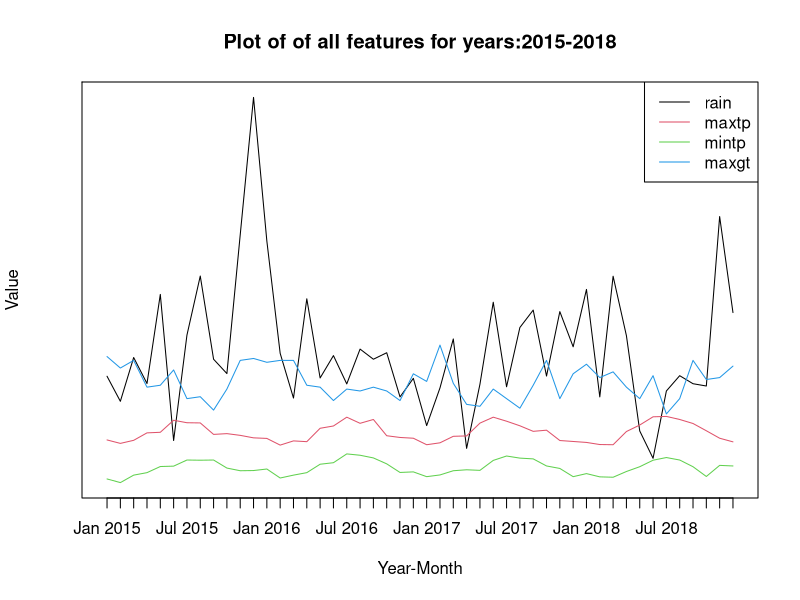
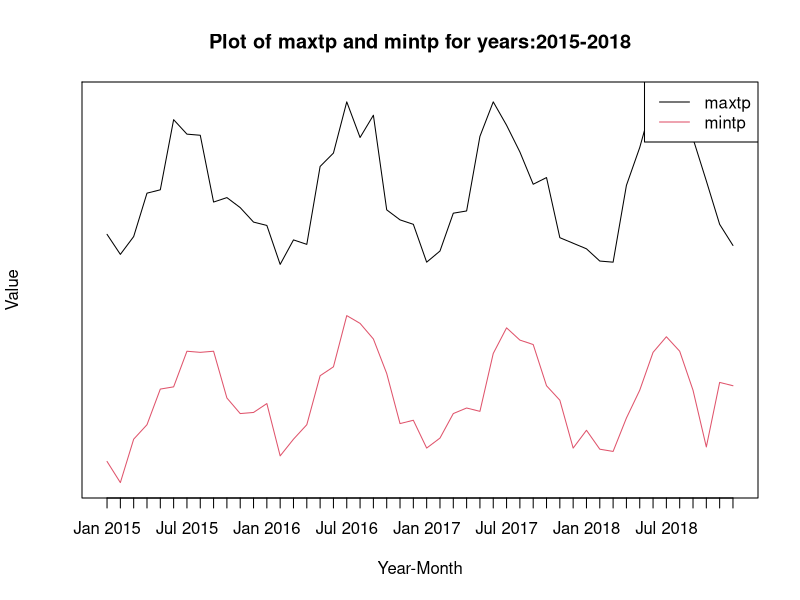
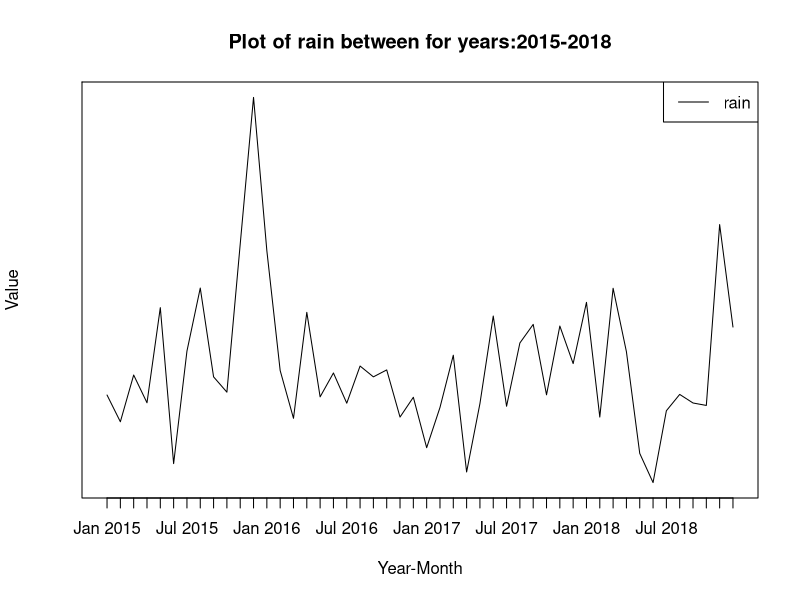
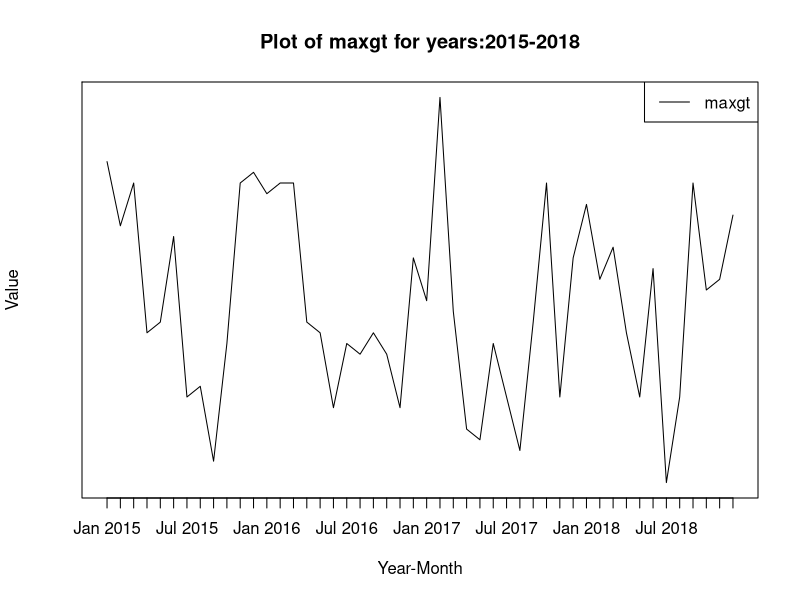

Write R code to recreate these figures, in order.
## ---- chunk 1
knitr::opts_chunk$set(echo = TRUE)
## ---- chunk 2
# No code here
## ---- chunk 3
DublinAirport <- read.csv(file = "mly532.csv", skip = 19)
#head(DublinAirport)
str(DublinAirport, strict.width="wrap")

head(DublinAirport$month)

## ---- chunk 4
#?factor
Month_Name <- factor(DublinAirport$month, labels = month.name)
DublinAirport$month <- Month_Name
head(DublinAirport)

#head(DublinAirport$month)
## ---- chunk 5
head(DublinAirport)

Avg_Precipitation <- aggregate(DublinAirport$rain, list(DublinAirport$month), mean, na.rm=TRUE)
Avg_Precipitation <- order(Avg_Precipitation[,2])

print(paste0(month.name[Avg_Precipitation[length(Avg_Precipitation)]], " is the month with average highest precipitation amount"))

print(paste0(month.name[Avg_Precipitation[1]], " is the month with average lowest precipitation amount"))

## ---- chunk 6
#install.packages("zoo")
library(zoo)

Year_qtr <- as.yearqtr(as.numeric(DublinAirport$month))/12
DublinAirport$season <- factor(format(Year_qtr, "%q"), levels = 1:4, labels = c("Winter", "Spring", "Summer", "Autumn"))
head(DublinAirport$season)

#head(DublinAirport)
## ---- chunk 7

class(DublinAirport) <- c('WeatherData', 'data.frame')

str(DublinAirport)

## ---- chunk 8

#?data.frame
summary.WeatherData <- function(Object)
{
  Season <- c('winter', 'spring', 'summer', 'autumn')

  temp_df <- data.frame(Season)

  rain <- split(Object$rain, Object$season)
  maxtp <- split(Object$maxtp, Object$season)
  mintp <- split(Object$mintp, Object$season)
  maxgt <- split(Object$maxgt, Object$season)

  summary_func <- c('mean', 'sd', 'max', 'min')

  for(i in 1:length(summary_func)){
    temp_df[paste('rain.',summary_func[i])] <- data.frame(sapply(rain, summary_func[i], na.rm=TRUE))
    temp_df[paste('maxtp.',summary_func[i])] <- data.frame(sapply(maxtp, summary_func[i], na.rm=TRUE))
    temp_df[paste('mintp.',summary_func[i])] <- data.frame(sapply(mintp, summary_func[i], na.rm=TRUE))
    temp_df[paste('maxgt.',summary_func[i])] <- data.frame(sapply(maxgt, summary_func[i], na.rm=TRUE))
  }
  print(temp_df, row.names = FALSE)
}

summary.WeatherData(DublinAirport)
## ---- chunk 9
plot.WeatherData <- function(my_Object, year_start = 2015, year_end=2018, plot_data = 0){

temp_data <- my_Object[which(my_Object$year >= year_start & my_Object$year <= year_end),]

title <- ''
xlabel <- 'Year-Month'
ylabel <- 'Value'

if (plot_data == 0){
temp_data <- temp_data[,c('rain', 'maxtp', 'mintp', 'maxgt')]
title <- paste0('Plot of of all features for years:',
year_start,'-',year_end)
}

if (plot_data == 1){
temp_data <- temp_data[,c('maxtp', 'mintp')]
title <- paste0('Plot of maxtp and mintp for years:',
year_start,'-',year_end)
}

if (plot_data == 2){
temp_data <- temp_data[,c('rain'), drop=FALSE]
title <- paste0('Plot of rain between for years:',
year_start,'-',year_end)
}

if (plot_data == 3){
temp_data <- temp_data[,c('maxgt'), drop=FALSE]
title <- paste0('Plot of maxgt for years:',
year_start,'-',year_end)
}

DataSet.TS <- ts(temp_data,start=c(year_start,1),
end = c(year_end,12),frequency=12)

plot(DataSet.TS, plot.type="single", col = 1:ncol(DataSet.TS), main = title, xlab = xlabel, 
ylab = ylabel , at = as.yearmon(time(DataSet.TS)), labels =as.yearmon(time(DataSet.TS)))
legend("topright", colnames(DataSet.TS), col=1:ncol(temp_data), lty=1, cex=1)
}

# When plot_data = 0, the default condition, all graphs are printed
#When the user sets plot_data = 1 it plots monthly data for air temperature
#When the user sets plot_data = 2 it plots monthly data for rain (percipitation) amount in mm
#When the user sets plot_data = 3 it plots monthly data for highest gust in knots

plot.WeatherData(DublinAirport, 2015, 2018, 0)

plot.WeatherData(DublinAirport, 2015, 2018, 1)

plot.WeatherData(DublinAirport, 2015, 2018, 2)

plot.WeatherData(DublinAirport, 2015, 2018, 3)


